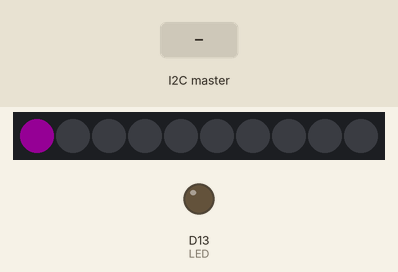
The sketch below on a simulated Adafruit Circuit Playground Express. Shown: 10 RGB LEDs in strip order, left to right, output pins drawn as LEDs (lit = HIGH). The inputs (shaded band) are chosen by the test bench. Dim RGB values are drawn brighter than linear; what the sketch prints to the serial monitor is not drawn.

Above: at 1.2 s.
1.3 s: the I2C master sends the byte 3
At 2.5 s:
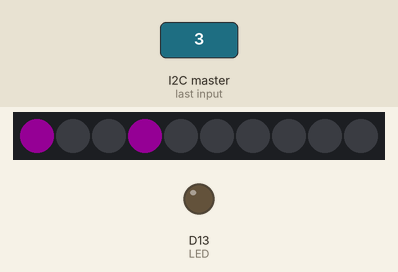
2.8 s: the I2C master sends the byte 1
At 3.7 s:
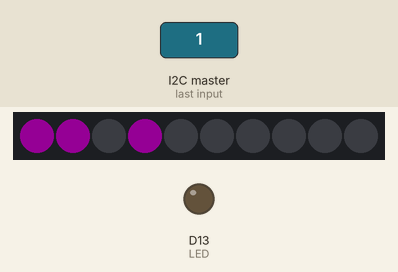
Timing chart, 0 to 3.4 s (numbered marks = the images above; inputs shaded):
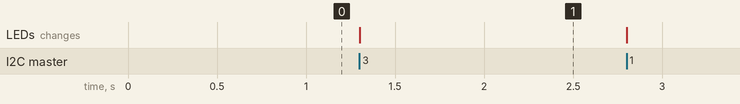

The sketch:

Slave_Test.ino
```cpp
// Include the required Wire library for I2C<br>
#include <Wire.h>
#include <Adafruit_CircuitPlayground.h>

int LED = 13;
int x = 0;
void setup() {
  Serial.begin(9600);
    CircuitPlayground.begin();
  // Define the LED pin as Output
  pinMode (LED, OUTPUT);
  // Start the I2C Bus as Slave on address 9
  Wire.begin(9);
  // Attach a function to trigger when something is received.
  Wire.onReceive(receiveEvent);
}
void receiveEvent(int bytes) {
  x = Wire.read();    // read one character from the I2C
}
void loop() {
  //If value received is 0 blink LED for 200 ms
  if (x == '0') {
    digitalWrite(LED, HIGH);
    delay(200);
    digitalWrite(LED, LOW);
    delay(200);
  }
  //If value received is 3 blink LED for 400 ms
  if (x == '3') {
    digitalWrite(LED, HIGH);
    delay(400);
    digitalWrite(LED, LOW);
    delay(400);
  }

  Serial.println(x);
  CircuitPlayground.setPixelColor(x, 255, 0, 255);
}
```

Measured:
- after the input at 1.3 s, the LEDs: change at once (image 1)
